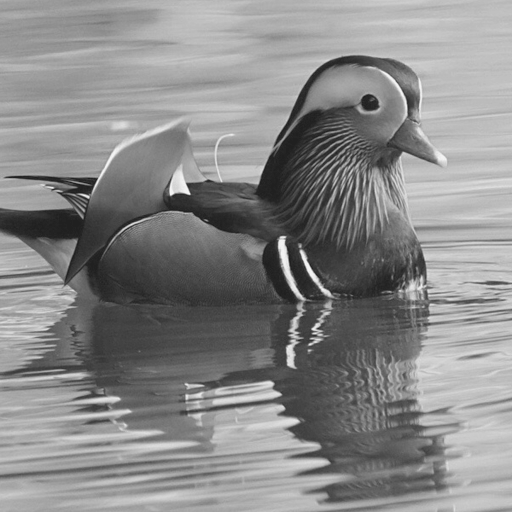
%> input picture Project2/Bird 2.tif, 512 x 512 px
$ octave Project2.m   (GNU Octave 9; MATLAB toolbox functions it lacks are replaced by stand-ins)
%> lines starting %> are read from the running program, lines starting %| are printed output that depends on the picture
image  = imread('Bird 2.tif');
%> image is the input picture: size 512x512 uint8; min 32, max 244, mean 137.1

%DFT
F_img = fftshift(fft2(image));
S_img = abs(F_img);
figure, imagesc(((log(abs(F_img)))));
title("DFT magnitude in Log scale");
colormap gray;
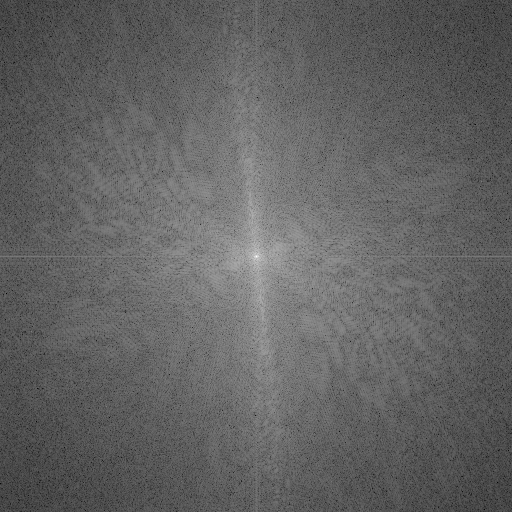
%> displayed picture: size 512x512x3, on the screen's scale of 0 to 255; min 0, max 255, mean 98.2

%construct mask_inside and mask_outside
for i = 1:512
    for j = 1:512
        radius = ((i-256)^2+(j-256)^2)^0.5;
        if (radius<30)
            mask_inside(i,j) = 1;
        else
            mask_inside(i,j) = 0;
        end
    end
end
mask_outside = 1-mask_inside;

%generate input image to output image
F_output_inside = F_img.*mask_inside;
F_output_outside = F_img.*mask_outside;

F_output_inside = uint8(abs(ifft2(ifftshift(F_output_inside))));
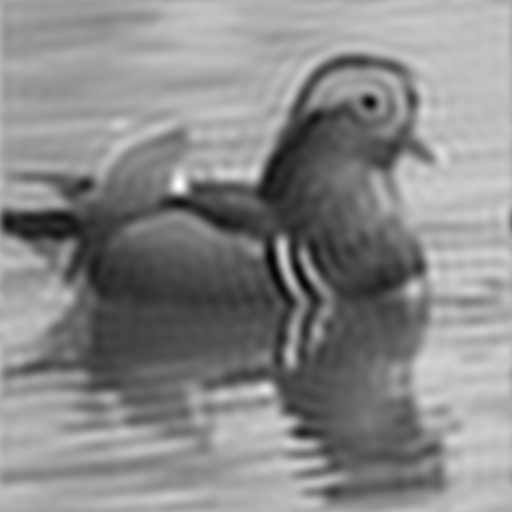
%> F_output_inside: size 512x512 uint8; min 3, max 255, mean 137.1
F_output_outside = uint8(abs(ifft2(ifftshift(F_output_outside))));
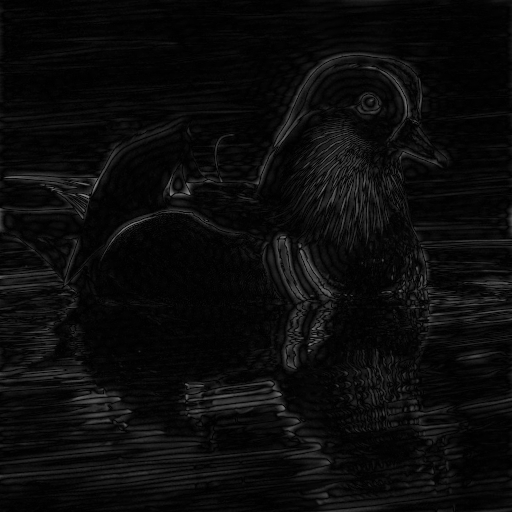
%> F_output_outside: size 512x512 uint8; min 0, max 142, mean 11.1

figure, imshow(uint8(F_output_inside)),title("Image constructed by DFT coefficients inside the circular region");

figure, imshow(uint8(F_output_outside)), title("Image constructed by DFT coefficients outside the circular region");

%generate top 25 frequency
frequency = S_img(:,1:256);
[top_frequency,index_temp] = sort(frequency(:), 1,'descend');
[ind_row,ind_col] = ind2sub(size(frequency),index_temp(1:25));
%> ind_row = 25 values, max 263 at index 20, min 249 at index 16, mean 256.8; ind_col = 25 values, max 256 at index 2, min 253 at index 12, mean 255

file = fopen('project2.xls', 'w');
fprintf(file, 'magnitude | (u, v)\n');
for i = 1:25
    fprintf(file, '%f | (%d; %d)\n', [top_frequency(i); ind_row(i)-1; ind_col(i)-1])
end
fclose(file);
